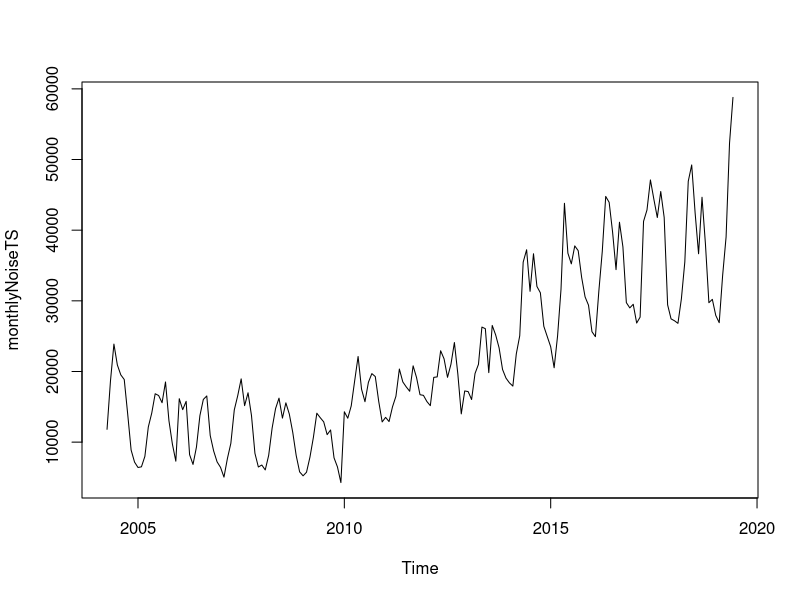
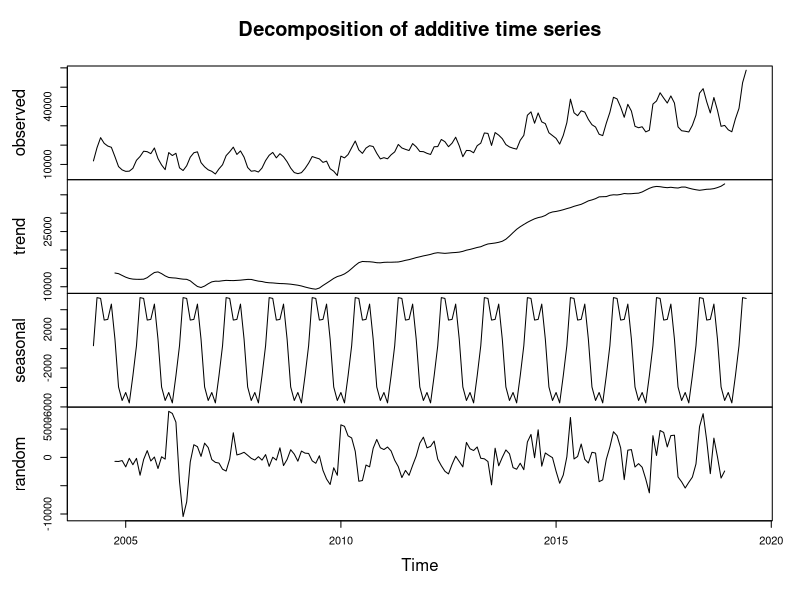

Recreate these plots in R, in order.
# Noise: Monthly Seasonality

  # Monthly totals of all noise complaints from April 2004 to June 2019 are in monthlyNoise.csv

monthlyNoise <- read.csv("monthlyNoise.csv") # include path if/as needed

monthlyNoiseTS <- ts(monthlyNoise$N, frequency = 12, start = c(2004,4)) # Convert the totals vector into a time-series object, with the frequency at 12 (months) and series starting 2004, month 4

plot.ts(monthlyNoiseTS) # Monthly counts show (a) strong seasonality (zig-zagging line) and (b) a downward trend till 2010 and sharply rising trend from there on. We can get a better handle on it by separating out the various elements.

plot(decompose(monthlyNoiseTS)) # decompose() separates out the trend from the seasonality, and also the randomness that is not accounted for by the trend and seasonality. 

# stl() allows more control over the decomposition but... first disaggregate  specific types of noise; see how seasonal (leaf-blowers) and non-seasonal (honking?) noises, with different trends and randomness, interact. Predictive values will then be more useful?
